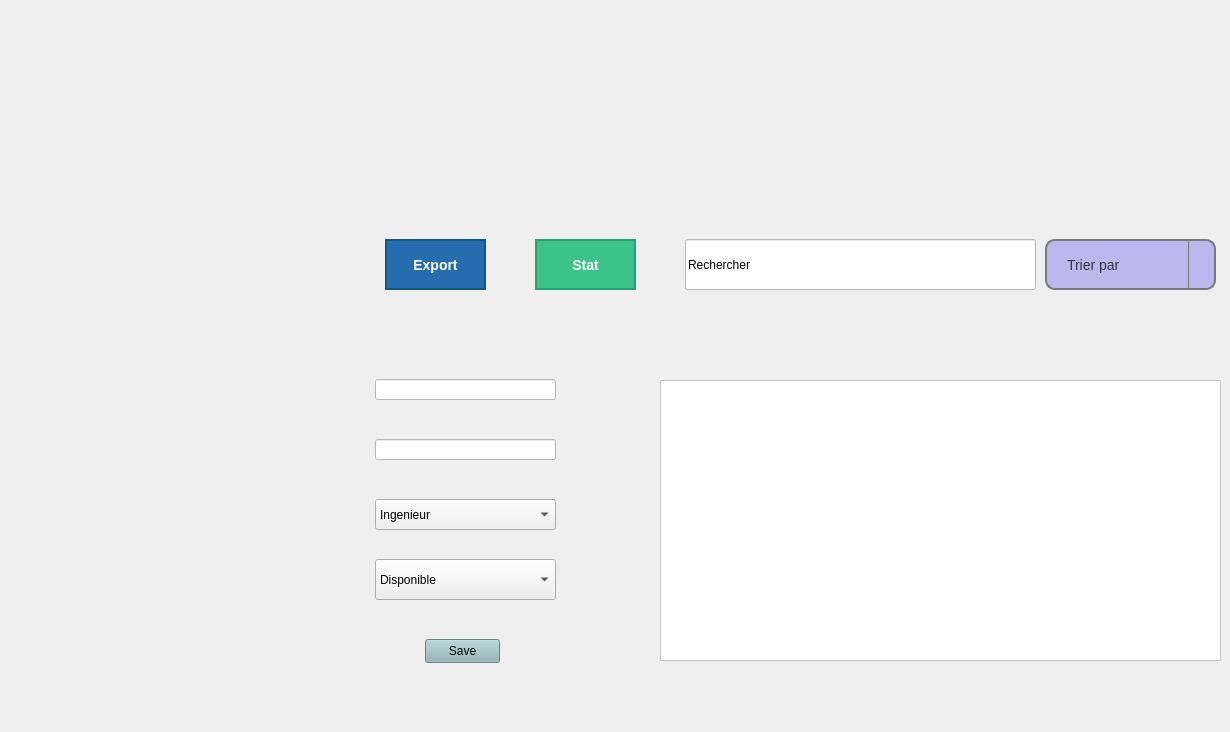
      <widget class="QWidget" name="employes">
       <property name="styleSheet">
        <string notr="true">QWidget#employes {
    background-image: url(&quot;C:/Users/21658/Desktop/projet2024-2025/mech/employes.png&quot;);
    background-position: center;   /* Centrer l'image */
    background-repeat: no-repeat;  /* Ne pas répéter l'image */
    background-size: cover;        /* Adapter l'image à la taille du widget */
background-position: left top; 
}
</string>
       </property>
       <widget class="QPushButton" name="ButtonMachines1">
        <property name="geometry">
         <rect>
          <x>20</x>
          <y>490</y>
          <width>261</width>
          <height>51</height>
         </rect>
        </property>
        <property name="styleSheet">
         <string notr="true">QPushButton {
    background-color: transparent;            /* Couleur de fond transparente */
    border: 2px solid transparent;            /* Pas de bordure par défaut */
    color: black;                             /* Couleur du texte */
    padding: 10px;                            /* Espacement interne */
    border-radius: 20px;                      /* Coins arrondis */
}

QPushButton:hover {
   background-color: rgba(128, 128, 128, 0.5); /* Gris transparent (50% d'opacité) */
   /* border: 2px solid gray;                     /* Bordure grise au survol */
}

QPushButton:pressed {
    background-color: rgba(169, 169, 169, 255); /* Couleur gris foncé lors du clic */
}
</string>
        </property>
        <property name="text">
         <string/>
        </property>
       </widget>
       <widget class="QPushButton" name="ButtonPage1">
        <property name="geometry">
         <rect>
          <x>20</x>
          <y>300</y>
          <width>261</width>
          <height>51</height>
         </rect>
        </property>
        <property name="styleSheet">
         <string notr="true">QPushButton {
    background-color: transparent;            /* Couleur de fond transparente */
    border: 2px solid transparent;            /* Pas de bordure par défaut */
    color: black;                             /* Couleur du texte */
    padding: 10px;                            /* Espacement interne */
    border-radius: 20px;                      /* Coins arrondis */
}

QPushButton:hover {
   background-color: rgba(128, 128, 128, 0.5); /* Gris transparent (50% d'opacité) */
   /* border: 2px solid gray;                     /* Bordure grise au survol */
}

QPushButton:pressed {
    background-color: rgba(169, 169, 169, 255); /* Couleur gris foncé lors du clic */
}
</string>
        </property>
        <property name="text">
         <string/>
        </property>
       </widget>
       <widget class="QPushButton" name="ButtonEmployes1">
        <property name="geometry">
         <rect>
          <x>20</x>
          <y>360</y>
          <width>261</width>
          <height>51</height>
         </rect>
        </property>
        <property name="styleSheet">
         <string notr="true">QPushButton {
    background-color: transparent;            /* Couleur de fond transparente */
    border: 2px solid transparent;            /* Pas de bordure par défaut */
    color: black;                             /* Couleur du texte */
    padding: 10px;                            /* Espacement interne */
    border-radius: 20px;                      /* Coins arrondis */
}

QPushButton:hover {
   background-color: rgba(128, 128, 128, 0.5); /* Gris transparent (50% d'opacité) */
   /* border: 2px solid gray;                     /* Bordure grise au survol */
}

QPushButton:pressed {
    background-color: rgba(169, 169, 169, 255); /* Couleur gris foncé lors du clic */
}
</string>
        </property>
        <property name="text">
         <string/>
        </property>
       </widget>
       <widget class="QPushButton" name="ButtonApropos1">
        <property name="geometry">
         <rect>
          <x>20</x>
          <y>610</y>
          <width>261</width>
          <height>51</height>
         </rect>
        </property>
        <property name="styleSheet">
         <string notr="true">QPushButton {
    background-color: transparent;            /* Couleur de fond transparente */
    border: 2px solid transparent;            /* Pas de bordure par défaut */
    color: black;                             /* Couleur du texte */
    padding: 10px;                            /* Espacement interne */
    border-radius: 20px;                      /* Coins arrondis */
}

QPushButton:hover {
   background-color: rgba(128, 128, 128, 0.5); /* Gris transparent (50% d'opacité) */
   /* border: 2px solid gray;                     /* Bordure grise au survol */
}

QPushButton:pressed {
    background-color: rgba(169, 169, 169, 255); /* Couleur gris foncé lors du clic */
}
</string>
        </property>
        <property name="text">
         <string/>
        </property>
       </widget>
       <widget class="QPushButton" name="ButtonTrensactions1">
        <property name="geometry">
         <rect>
          <x>20</x>
          <y>550</y>
          <width>261</width>
          <height>51</height>
         </rect>
        </property>
        <property name="styleSheet">
         <string notr="true">QPushButton {
    background-color: transparent;            /* Couleur de fond transparente */
    border: 2px solid transparent;            /* Pas de bordure par défaut */
    color: black;                             /* Couleur du texte */
    padding: 10px;                            /* Espacement interne */
    border-radius: 20px;                      /* Coins arrondis */
}

QPushButton:hover {
   background-color: rgba(128, 128, 128, 0.5); /* Gris transparent (50% d'opacité) */
   /* border: 2px solid gray;                     /* Bordure grise au survol */
}

QPushButton:pressed {
    background-color: rgba(169, 169, 169, 255); /* Couleur gris foncé lors du clic */
}
</string>
        </property>
        <property name="text">
         <string/>
        </property>
       </widget>
       <widget class="QPushButton" name="ButtonVehicules1">
        <property name="geometry">
         <rect>
          <x>20</x>
          <y>420</y>
          <width>261</width>
          <height>51</height>
         </rect>
        </property>
        <property name="styleSheet">
         <string notr="true">QPushButton {
    background-color: transparent;            /* Couleur de fond transparente */
    border: 2px solid transparent;            /* Pas de bordure par défaut */
    color: black;                             /* Couleur du texte */
    padding: 10px;                            /* Espacement interne */
    border-radius: 20px;                      /* Coins arrondis */
}

QPushButton:hover {
   background-color: rgba(128, 128, 128, 0.5); /* Gris transparent (50% d'opacité) */
   /* border: 2px solid gray;                     /* Bordure grise au survol */
}

QPushButton:pressed {
    background-color: rgba(169, 169, 169, 255); /* Couleur gris foncé lors du clic */
}
</string>
        </property>
        <property name="text">
         <string/>
        </property>
       </widget>
       <widget class="QPushButton" name="exportButton_2">
        <property name="geometry">
         <rect>
          <x>385</x>
          <y>239</y>
          <width>101</width>
          <height>51</height>
         </rect>
        </property>
        <property name="styleSheet">
         <string notr="true">QPushButton {
	
	background-color: rgb(38, 109, 175);
    color: white; /* Couleur du texte en blanc */
    /*border-radius: 10px; /* Bords arrondis */
    padding: 10px 20px; /* Espacement interne */
   font-family: 'OCR A Extended', sans-serif; /* Police OCR A Extended */
    font-size: 14px; /* Taille du texte */
    font-weight: bold; /* Texte en gras */
    border: 2px solid #0f5a82; /* Bordure plus foncée */
}

QPushButton:hover {
    background-color: #3660fa; /* Couleur de fond plus foncée au survol */
}

QPushButton:pressed {
    background-color: #0f5a82; /* Couleur de fond plus foncée lorsqu'on clique */
    border: 2px solid #1E7D5A; /* Bordure plus foncée lorsqu'on clique */
}</string>
        </property>
        <property name="text">
         <string>Export</string>
        </property>
       </widget>
       <widget class="QLineEdit" name="rechercher">
        <property name="geometry">
         <rect>
          <x>685</x>
          <y>239</y>
          <width>351</width>
          <height>51</height>
         </rect>
        </property>
        <property name="styleSheet">
         <string notr="true">QLineEdit {
	background-color: rgb(255, 255, 255);
    font-family: &quot;OCR A Extended&quot;;  /* Définit la police sur OCR A Extended */
    /*font-size: 14px;                /* Taille de la police (ajustable) */
   /* color: black;                   /* Couleur du texte */
    /*padding: 5px;                   /* Espacement interne */
   /* border: 1px solid gray;         /* Bordure grise */
   /* border-radius: 5px;             /* Coins arrondis */
}
</string>
        </property>
        <property name="text">
         <string>Rechercher</string>
        </property>
       </widget>
       <widget class="QPushButton" name="confirmerEmployes">
        <property name="enabled">
         <bool>true</bool>
        </property>
        <property name="geometry">
         <rect>
          <x>399</x>
          <y>692</y>
          <width>131</width>
          <height>31</height>
         </rect>
        </property>
        <property name="styleSheet">
         <string notr="true">background-color: transparent;
border: none;
</string>
        </property>
        <property name="text">
         <string/>
        </property>
       </widget>
       <widget class="QPushButton" name="modifierEmployes">
        <property name="geometry">
         <rect>
          <x>705</x>
          <y>679</y>
          <width>161</width>
          <height>31</height>
         </rect>
        </property>
        <property name="mouseTracking">
         <bool>true</bool>
        </property>
        <property name="styleSheet">
         <string notr="true">background-color: transparent;
border: none;
</string>
        </property>
        <property name="text">
         <string/>
        </property>
       </widget>
       <widget class="QPushButton" name="saveEmploye">
        <property name="geometry">
         <rect>
          <x>425</x>
          <y>639</y>
          <width>75</width>
          <height>24</height>
         </rect>
        </property>
        <property name="styleSheet">
         <string notr="true">background-color: rgb(144, 179, 182);</string>
        </property>
        <property name="text">
         <string>Save</string>
        </property>
       </widget>
       <widget class="QLineEdit" name="salaire_e">
        <property name="geometry">
         <rect>
          <x>375</x>
          <y>439</y>
          <width>181</width>
          <height>21</height>
         </rect>
        </property>
        <property name="styleSheet">
         <string notr="true">
background-color: rgb(255, 255, 255);</string>
        </property>
       </widget>
       <widget class="QPushButton" name="stat1Button">
        <property name="geometry">
         <rect>
          <x>535</x>
          <y>239</y>
          <width>101</width>
          <height>51</height>
         </rect>
        </property>
        <property name="styleSheet">
         <string notr="true">QPushButton {
    background-color: #3CC38A; /* Couleur de fond verte */
    color: white; /* Couleur du texte en blanc */
    /*border-radius: 10px; /* Bords arrondis */
    padding: 10px 20px; /* Espacement interne */
   font-family: 'OCR A Extended', sans-serif; /* Police OCR A Extended */
    font-size: 14px; /* Taille du texte */
    font-weight: bold; /* Texte en gras */
    border: 2px solid #2A9F71; /* Bordure plus foncée */
}

QPushButton:hover {
    background-color: #2A9F71; /* Couleur de fond plus foncée au survol */
}

QPushButton:pressed {
    background-color: #218F64; /* Couleur de fond plus foncée lorsqu'on clique */
    border: 2px solid #1E7D5A; /* Bordure plus foncée lorsqu'on clique */
}</string>
        </property>
        <property name="text">
         <string>Stat</string>
        </property>
       </widget>
       <widget class="QComboBox" name="etat_e">
        <property name="geometry">
         <rect>
          <x>375</x>
          <y>559</y>
          <width>181</width>
          <height>41</height>
         </rect>
        </property>
        <item>
         <property name="text">
          <string>Disponible</string>
         </property>
        </item>
        <item>
         <property name="text">
          <string>Occupé</string>
         </property>
        </item>
       </widget>
       <widget class="QComboBox" name="filter">
        <property name="geometry">
         <rect>
          <x>1045</x>
          <y>239</y>
          <width>171</width>
          <height>51</height>
         </rect>
        </property>
        <property name="styleSheet">
         <string notr="true">QComboBox {
   font-family: 'OCR A Extended', sans-serif; /* Police OCR A Extended */
	background-color: rgb(188, 184, 238);
    border: 2px solid #7a7a7a; /* Bordure */
    border-radius: 10px; /* Coins arrondis */
    padding: 5px 20px; /* Espacement interne */
    color: #333; /* Couleur du texte */
    font-size: 14px; /* Taille de la police */
}

/* Style de la liste déroulante */
QComboBox QAbstractItemView {
    background-color: #ffffff; /* Couleur de fond de la liste */
    border: 1px solid #7a7a7a; /* Bordure de la liste */
    selection-background-color: #0078d7; /* Couleur de fond lors de la sélection */
    selection-color: white; /* Couleur du texte lors de la sélection */
}

/* Style pour le bouton de la liste déroulante */
QComboBox::drop-down {
    subcontrol-origin: padding;
    subcontrol-position: top right;
    width: 25px; /* Largeur du bouton de liste déroulante */
    border-left: 1px solid #7a7a7a; /* Bordure gauche du bouton */
}

/* Style pour la flèche du bouton de liste déroulante */
QComboBox::down-arrow {
    image: url(arrow.png); /* Remplace par le chemin de ton image de flèche */
    width: 10px; /* Largeur de la flèche */
    height: 10px; /* Hauteur de la flèche */
}

/* Effet au survol */
QComboBox:hover {
    border: 2px solid #0056b3; /* Couleur de bordure au survol */
}

QComboBox:focus {
    border: 2px solid #0078d7; /* Couleur de bordure lors du focus */
}
QComboBox::down-arrow {
    color: #333; /* Couleur de la flèche */
    width: 10px; /* Largeur de la flèche */
    height: 10px; /* Hauteur de la flèche */
}</string>
        </property>
        <item>
         <property name="text">
          <string>Trier par</string>
         </property>
        </item>
        <item>
         <property name="text">
          <string>Salaire</string>
         </property>
        </item>
        <item>
         <property name="text">
          <string>Disponibilité</string>
         </property>
        </item>
       </widget>
       <widget class="QLineEdit" name="cin_e">
        <property name="geometry">
         <rect>
          <x>375</x>
          <y>379</y>
          <width>181</width>
          <height>21</height>
         </rect>
        </property>
        <property name="styleSheet">
         <string notr="true">
background-color: rgb(255, 255, 255);</string>
        </property>
       </widget>
       <widget class="QComboBox" name="special_e">
        <property name="geometry">
         <rect>
          <x>375</x>
          <y>499</y>
          <width>181</width>
          <height>31</height>
         </rect>
        </property>
        <item>
         <property name="text">
          <string>Ingenieur</string>
         </property>
        </item>
        <item>
         <property name="text">
          <string>Technicien</string>
         </property>
        </item>
       </widget>
       <widget class="QPushButton" name="supprimerEmployes">
        <property name="geometry">
         <rect>
          <x>895</x>
          <y>682</y>
          <width>161</width>
          <height>31</height>
         </rect>
        </property>
        <property name="mouseTracking">
         <bool>true</bool>
        </property>
        <property name="styleSheet">
         <string notr="true">background-color: transparent;
border: none;
</string>
        </property>
        <property name="text">
         <string/>
        </property>
       </widget>
       <widget class="QTableView" name="tableEmployes">
        <property name="geometry">
         <rect>
          <x>660</x>
          <y>380</y>
          <width>561</width>
          <height>281</height>
         </rect>
        </property>
        <property name="styleSheet">
         <string notr="true">background-color: rgb(255, 255, 255);</string>
        </property>
       </widget>
      </widget>
